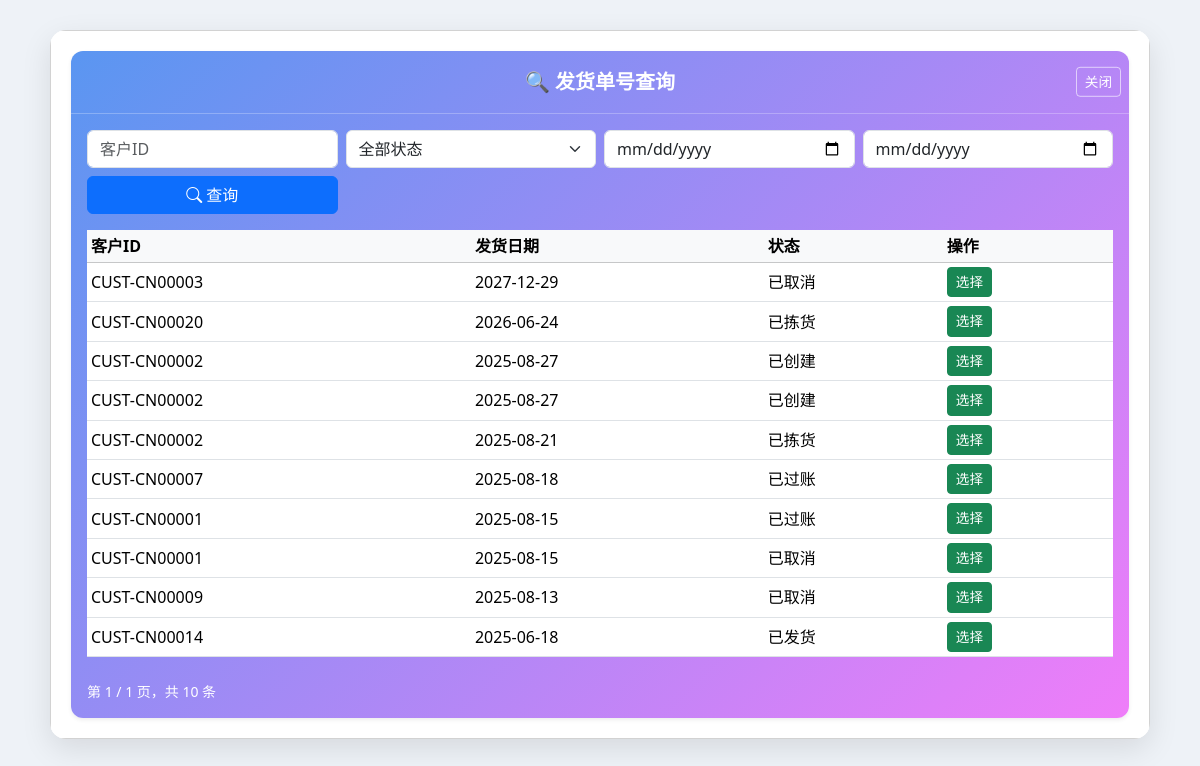
The app's page /delivery/delivery_helper, older data.
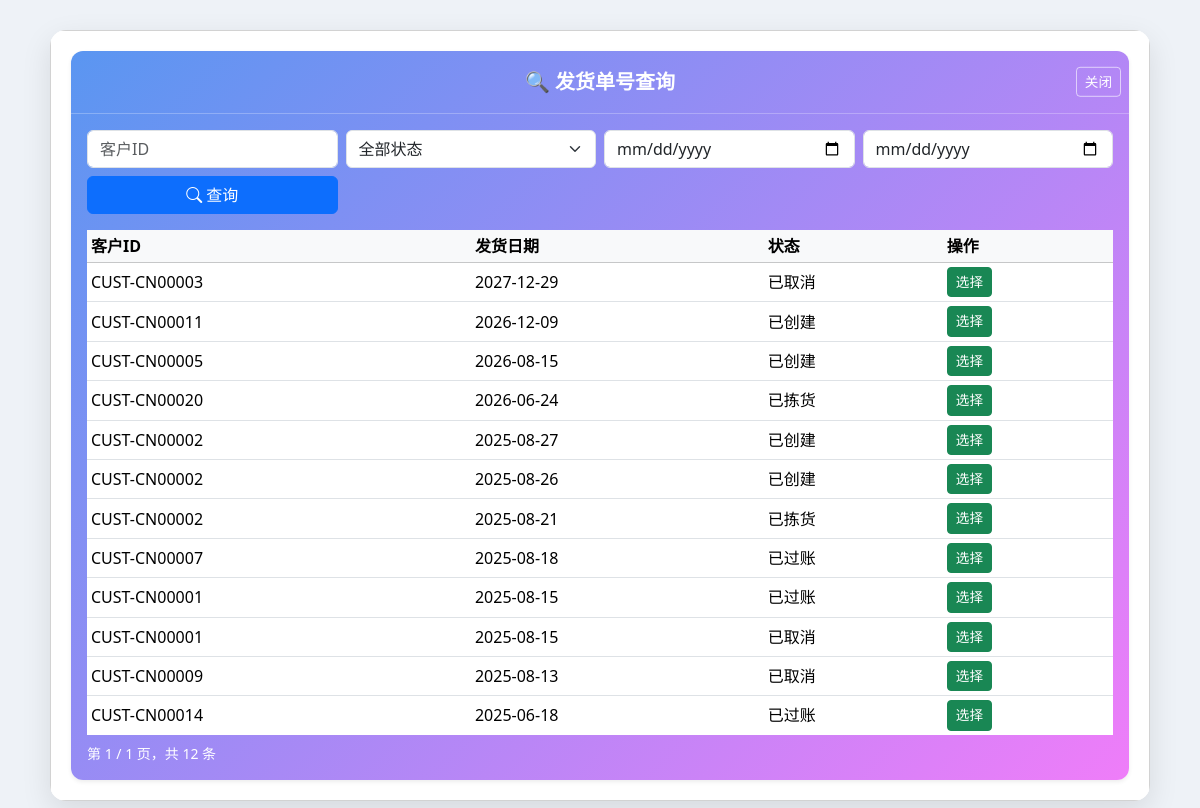
The same page, newer data.
### delivery/models.py (models this page shows)
class DeliveryNote(db.Model):
    __tablename__ = 'DeliveryNote'
    delivery_note_id = db.Column(db.String(255), primary_key=True)
    picking_task_id = db.Column(db.String(255), db.ForeignKey('PickingTask.task_id'), nullable=False)
    sales_order_id = db.Column(db.String(255), db.ForeignKey('SalesOrder.sales_order_id'), nullable=False)
    delivery_date = db.Column(db.DateTime, nullable=False)
    warehouse_code = db.Column(db.String(255), nullable=False)
    status = db.Column(db.Enum(
        '已创建',
        '已拣货',
        '已发货',
        '已过账',
        '已取消'
    ), default='已创建', nullable=False)
    posted_by = db.Column(db.String(255))
    posted_at = db.Column(db.DateTime)
    created_by = db.Column(db.String(255))
    remarks = db.Column(db.Text)
    items = db.relationship('DeliveryItem', backref='delivery_note', cascade='all, delete-orphan', lazy=True)
    sales_order = db.relationship('SalesOrder', backref='delivery_notes')
    picking_task = db.relationship('PickingTask', backref='delivery_note')
    VALID_TRANSITIONS = {
    '已创建': ['已拣货', '已取消'],
    '已拣货': ['已发货', '已取消'],
    '已发货': ['已过账'],
    '已过账': [],
    '已取消': []
    }

### order/models.py (models this page shows)
class SalesOrder(db.Model):
    __tablename__ = 'SalesOrder'
    sales_order_id = db.Column(db.String(255), primary_key=True)
    customer_id = db.Column(db.String(255), nullable=False)
    quotation_id = db.Column(db.String(255))
    order_date = db.Column(db.DateTime, nullable=False)
    required_delivery_date = db.Column(db.Date, nullable=False)
    status = db.Column(db.String(255))
    total_amount = db.Column(db.Numeric, nullable=False)
    credit_check_result = db.Column(db.String(255))
    remarks = db.Column(db.String(255))
    items = db.relationship('OrderItem', backref='order', lazy=True, cascade="all, delete-orphan")

### delivery/views.py (the view)
@delivery_bp.route('/delivery_helper', methods=['GET'])
def delivery_helper():
    q = {
        'delivery_id': request.args.get('delivery_id', '').strip(),
        'sales_order_id': request.args.get('sales_order_id', '').strip(),
        'customer_id': request.args.get('customer_id', '').strip(),
        'status': request.args.get('status', '').strip(),
        'date_from': request.args.get('date_from', '').strip(),
        'date_to': request.args.get('date_to', '').strip(),
    }
    page = request.args.get('page', 1, type=int)
    per_page = request.args.get('per_page', 20, type=int)
    query = DeliveryNote.query.options(joinedload(DeliveryNote.sales_order)).join(
        SalesOrder, DeliveryNote.sales_order_id == SalesOrder.sales_order_id
    )
    filters = []
    if q['delivery_id']:
        filters.append(DeliveryNote.delivery_note_id.ilike(f"%{q['delivery_id']}%"))
    if q['sales_order_id']:
        filters.append(DeliveryNote.sales_order_id.ilike(f"%{q['sales_order_id']}%"))
    if q['customer_id']:
        filters.append(SalesOrder.customer_id.ilike(f"%{q['customer_id']}%"))
    if q['status']:
        filters.append(DeliveryNote.status == q['status'])
    if q['date_from']:
        try:
            df = datetime.strptime(q['date_from'], '%Y-%m-%d')
            filters.append(DeliveryNote.delivery_date >= df)
        except ValueError:
            pass
    if q['date_to']:
        try:
            dt = datetime.strptime(q['date_to'], '%Y-%m-%d') + timedelta(days=1)
            filters.append(DeliveryNote.delivery_date < dt)
        except ValueError:
            pass
    if filters:
        query = query.filter(and_(*filters))
    query = query.order_by(DeliveryNote.delivery_date.desc(), DeliveryNote.delivery_note_id.desc())
    pagination = query.paginate(page=page, per_page=per_page, error_out=False)
    args = request.args.to_dict()
    args.pop('page', None)  # 去掉 page 避免冲突
    return render_template('delivery/delivery_helper.html', items=pagination.items, pagination=pagination, args=args)

### templates/delivery/delivery_helper.html (shortened to what this page needs)
{% extends 'delivery/base_popup.html' %}
{% block content %}
<div class="card gradient-bg shadow-sm">
  <div class="card-header position-relative py-3 text-center">
    <strong class="text-white fs-5">🔍 发货单号查询</strong>
    <button type="button" class="btn btn-sm btn-outline-light position-absolute top-50 end-0 translate-middle-y me-2"
            onclick="window.close()">关闭</button>
  </div>
  <div class="card-body">
    <form method="get" class="row g-2 mb-3">
      <div class="col-md-3">
        <input type="text" name="customer_id" value="{{ request.args.get('customer_id','') }}" class="form-control" placeholder="客户ID">
      </div>
      <div class="col-md-3">
        <select name="status" class="form-select">
          <option value="">全部状态</option>
        </select>
      </div>
      <div class="col-md-3">
        <input type="date" name="date_from" value="{{ request.args.get('date_from','') }}" class="form-control">
      </div>
      <div class="col-md-3">
        <input type="date" name="date_to" value="{{ request.args.get('date_to','') }}" class="form-control">
      </div>
      <div class="col-md-3">
        <button class="btn btn-primary w-100"><i class="bi bi-search"></i> 查询</button>
      </div>
    </form>
    {% if items %}
    <div class="table-responsive" style="max-height: 60vh;">
      <table class="table table-hover table-sm align-middle">
        <thead class="table-light sticky-top">
          <tr>
            <th>客户ID</th>
            <th>发货日期</th>
            <th>状态</th>
            <th>操作</th>
          </tr>
        </thead>
        <tbody>
          {% for r in items %}
          <tr>
            <td>{{ r.sales_order.customer_id if r.sales_order else '-' }}</td>
            <td>{{ r.delivery_date.strftime('%Y-%m-%d') }}</td>
            <td>{{ r.status }}</td>
            <td>
            <button type="button" class="btn btn-success btn-sm"
              data-delivery-note-id="{{ r.delivery_note_id }}"
              onclick="selectDelivery(this)">
              选择
            </button>
            </td>
          </tr>
          {% endfor %}
        </tbody>
      </table>
    </div>
    {% if pagination %}
    <div class="d-flex justify-content-between mt-2">
      <span class="text-white small">第 {{ pagination.page }} / {{ pagination.pages }} 页，共 {{ pagination.total }} 条</span>
    </div>
    {% endif %}
    {% elif request.args %}
    <div class="text-white">没有找到匹配记录</div>
    {% endif %}
  </div>
</div>
{% endblock %}

Row changes from the older to the newer data that the page shows:
added DeliveryNote: sales_order "CUST-CN00011", delivery_date "2026-12-09", status "已创建"
added DeliveryNote: sales_order "CUST-CN00005", delivery_date "2026-08-15", status "已创建"
changed DeliveryNote (number 6 of 12 on the later page): delivery_date "2025-08-27" → "2025-08-26"
changed DeliveryNote "CUST-CN00014": status "已发货" → "已过账"
Text that changed along with them:
{{ pagination.total }}: "10" → "12"
